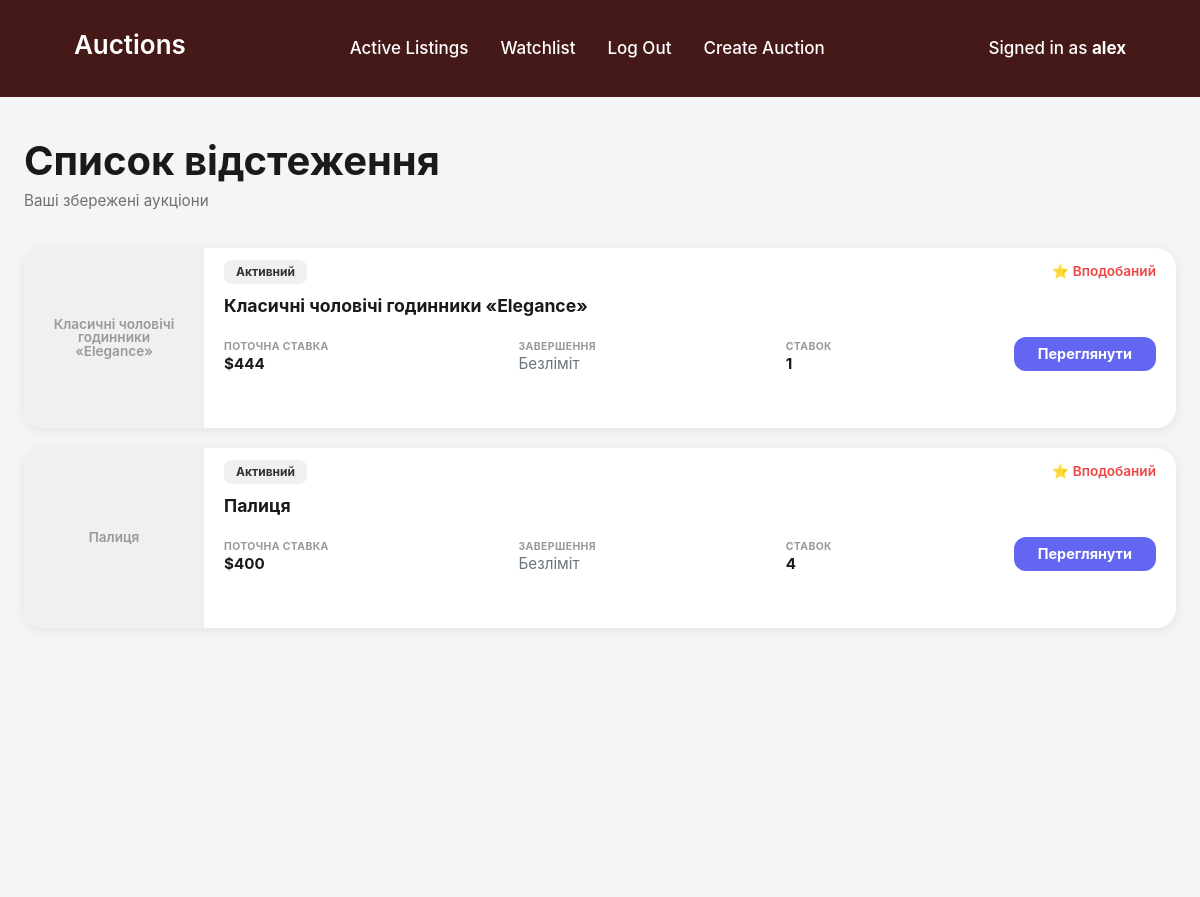
/watchlist/ (signed in), run on the app's committed database.
### auctions/models.py (models this page shows, shortened)
class User(AbstractUser):
    pass

class Auctions(models.Model):
    CATEGORY_CHOICES = [
        ('tech', 'Technology'),
        ('art', 'Fine Art'),
        ('fashion', 'Fashion'),
        ('home', 'Home & Garden'),
        ('other', 'Other'),
    ]
    name = models.CharField(max_length=64)
    description = models.TextField()
    start_price = models.DecimalField(max_digits=10, decimal_places=2)
    image = models.ImageField(upload_to="auction_images/", blank=True, null=True)
    active = models.BooleanField(default=True)
    category = models.CharField(
        max_length=20,
        choices=CATEGORY_CHOICES,
        default='other'
    )
    owner = models.ForeignKey(User, on_delete=models.CASCADE, related_name="my_auctions", null=True, blank=True)
    winner = models.ForeignKey(User, on_delete=models.SET_NULL, null=True, blank=True, related_name="won_auctions")
    end_time = models.DateTimeField(null=True, blank=True)
    def current_price(self):
        max_bid = self.bids.aggregate(models.Max("amount"))["amount__max"]
        return max_bid if max_bid else self.start_price

### auctions/views.py (the view)
# urls.py: path("watchlist/", views.watchlist, name="watchlist")
@login_required
def watchlist(request):
    close_expired_auctions()
    auctions = Auctions.objects.filter(watchlisted_by__user=request.user)
    return render(request, "auctions/watchlist.html", {
        "auctions": auctions
    })

### auctions/views.py (called while the page is built)
def close_expired_auctions():
    now = timezone.now()
    expired_auctions = Auctions.objects.filter(active=True, end_time__isnull=False, end_time__lte=now)
    for auction in expired_auctions:
        highest_bid = auction.bids.order_by("-amount").first()
        if highest_bid:
            auction.winner = highest_bid.user
        auction.active = False
        auction.save()

### auctions/templates/auctions/watchlist.html (shortened to what this page needs)
{% extends "auctions/layout.html" %}
{% block content %}
<div class="watchlist-page">
    <div class="watchlist-header">
        <div class="watchlist-header-content">
            <h1 class="watchlist-title">Список відстеження</h1>
            <p class="watchlist-subtitle">Ваші збережені аукціони</p>
        </div>
    </div>
    {% if auctions %}
    <div class="watchlist-container">
        <div class="auctions-list-container">
            {% for auction in auctions %}
            <div class="auction-list-item">
                <div class="auction-item-image">
                    {% if auction.image %}
                        <img src="{{ auction.image.url }}" alt="{{ auction.name }}">
                    {% else %}
                        <div class="no-image-placeholder">{{ auction.name }}</div>
                    {% endif %}
                </div>
                <div class="auction-item-body">
                    <div class="auction-item-header">
                        <span class="category-badge">{% if auction.active %}Активний{% else %}Завершений{% endif %}</span>
                        <span class="hot-interest">⭐ Вподобаний</span>
                    </div>
                    <h4 class="auction-item-title">{{ auction.name }}</h4>
                    <div class="auction-item-footer">
                        <div class="auction-item-stats">
                            <div class="stat-item">
                                <div class="stat-label">ПОТОЧНА СТАВКА</div>
                                <div class="stat-value">${{ auction.current_price }}</div>
                            </div>
                            <div class="stat-item">
                                <div class="stat-label">ЗАВЕРШЕННЯ</div>
                                <div class="stat-value">
                                    {% if auction.active %}
                                        {% if auction.end_time %}
                                            <span class="card-countdown" data-endtime="{{ auction.end_time|date:'c' }}">Завантаження...</span>
                                        {% else %}
                                            <span style="color: #6c757d; font-weight: normal;">Безліміт</span>
                                        {% endif %}
                                    {% else %}
                                        <span style="color: #dc3545; font-weight: bold;">Закрито</span>
                                    {% endif %}
                                </div>
                            </div>
                            <div class="stat-item">
                                <div class="stat-label">СТАВОК</div>
                                <div class="stat-value">{{ auction.bids.count }}</div>
                            </div>
                        </div>
                        <a href="{% url 'auction' auction.id %}" class="button-view-details">Переглянути</a>
                    </div>
                </div>
            </div>
            {% endfor %}
        </div>
    </div>
    {% endif %}
</div>
{% endblock %}

### auctions/templates/auctions/header.html (shortened to what this page needs)
<div class="header">
    <div class="header_container">
        <h1>Auctions</h1>
        <ul class="header_nav">
            <li class="nav-item">
                <a class="nav-link" href="{% url 'index' %}">Active Listings</a>
            </li>
            <li class="nav-item">
                <a class="nav-link" href="{% url 'watchlist' %}">Watchlist</a>
            </li>
            {% if user.is_authenticated %}
                <li class="nav-item">
                    <a class="nav-link" href="{% url 'logout' %}">Log Out</a>
                </li>
                <li class="nav-item">
                    <a class="nav-link" href="{% url 'new_auction' %}">Create Auction</a>
                </li>
            {% endif %}
        </ul>
        <div class="header_profile">
            {% if user.is_authenticated %}
                <a href="{% url 'dashboard' %}" class="profile-link">
                    Signed in as <strong>{{ user.username }}</strong>
                </a>
            {% else %}
                Not signed in.
            {% endif %}
        </div>
    </div>
</div>

### auctions/static/auctions/styles.css (style rules this page uses)
*, *::before,*::after { margin: 0; padding: 0; border: 0; box-sizing: border-box; }
html, body { height: 100%; line-height: 1; font-size: 16px; }
a { color: inherit; text-decoration: none; }
ul, ol, li { list-style: none; }
h1,h2,h3,h4,h5,h6 { font-weight: inherit; font-size: inherit; }
.header { box-shadow: 0px 3px 14px 2px rgba(0, 0, 0, 0.12),0px 8px 10px 1px rgba(0, 0, 0, 0.14),0px 5px 5px -3px rgba(0, 0, 0, 0.2); background: rgba(70, 25, 25, 1); }
h1 { color: rgba(255, 255, 255, 1); font-size: 1.625rem; font-weight: 600; line-height: 1.875rem; display: flex; align-items: center; }
.header_container { display: flex; justify-content: space-around; }
.header_nav { display: flex; justify-content: center; gap: 26; padding: 1.875rem 0; color: rgba(255, 255, 255, 1); font-size: 1.0625rem; font-weight: 500; line-height: 1.3125rem; margin: 0; }
.header_profile { color: rgba(255, 255, 255, 1); font-size: 1.0625rem; font-weight: 500; line-height: 1.3125rem; margin: 0; display: flex; align-items: center; }
.profile-link { color: inherit; text-decoration: none; transition: 0.2s; }
.auctions-list-container { display: flex; flex-direction: column; gap: 20px; }
.auction-list-item { background: #ffffff; border-radius: 20px; overflow: hidden; box-shadow: 0 2px 12px rgba(0, 0, 0, 0.08); transition: box-shadow 0.2s ease; display: grid; grid-template-columns: 220px 1fr; gap: 0; }
.auction-item-image { width: 220px; height: 220px; overflow: hidden; }
.no-image-placeholder { width: 100%; height: 100%; background: #f0f0f0; display: flex; align-items: center; justify-content: center; font-size: 0.85rem; color: #999999; font-weight: 600; text-align: center; padding: 16px; box-sizing: border-box; }
.auction-item-body { display: flex; flex-direction: column; padding: 16px 24px; gap: 12px; }
.auction-item-header { display: flex; justify-content: space-between; align-items: center; gap: 16px; }
.category-badge { background: #f0f0f0; color: #333333; padding: 6px 12px; border-radius: 8px; font-size: 0.75rem; font-weight: 700; }
.hot-interest { color: #ef4444; font-size: 0.85rem; font-weight: 600; white-space: nowrap; }
.auction-item-title { font-size: 1.1rem; font-weight: 700; color: #1a1a1a; margin: 0; line-height: 1.4; }
.auction-item-footer { display: flex; justify-content: space-between; align-items: flex-end; gap: 16px; margin-top: 8px; }
.auction-item-stats { display: grid; grid-template-columns: repeat(3, auto); gap: 32px; flex: 1; }
.stat-item { display: flex; flex-direction: column; gap: 4px; }
.stat-label { font-size: 0.65rem; font-weight: 700; color: #999999; text-transform: uppercase; letter-spacing: 0.04em; }
.stat-value { font-size: 0.95rem; font-weight: 700; color: #1a1a1a; }
.button-view-details { display: inline-flex; align-items: center; justify-content: center; background: #6366f1; color: #ffffff; padding: 10px 24px; border-radius: 12px; text-decoration: none; font-weight: 700; font-size: 0.9rem; transition: background 0.2s ease; border: none; cursor: pointer; white-space: nowrap; flex-shrink: 0; }
@media (max-width: 1200px) { .auction-list-item { grid-template-columns: 180px 1fr; } }
@media (max-width: 1200px) { .auction-item-image { width: 180px; height: 180px; } }
@media (max-width: 1200px) { .auction-item-body { padding: 12px 20px; gap: 10px; } }
@media (max-width: 1200px) { .auction-item-stats { gap: 24px; } }
.watchlist-page { background: #f5f5f5; min-height: 100vh; padding: 40px 24px; }
.watchlist-header { max-width: 1400px; margin: 0 auto 40px; }
.watchlist-header-content { display: flex; flex-direction: column; gap: 8px; }
.watchlist-title { font-size: 2.5rem; font-weight: 700; color: #1a1a1a; margin: 0; padding: 0; line-height: 1.2; }
.watchlist-subtitle { font-size: 0.95rem; color: #6f6f6f; margin: 0; }
.watchlist-container { max-width: 1400px; margin: 0 auto; }

### data on the page
User: username "alex"
Auctions: name "Класичні чоловічі годинники «Elegance»", active "Активний", current_price "444", bids.count "1"
Auctions: name "Палиця", active "Активний", current_price "400", bids.count "4"
